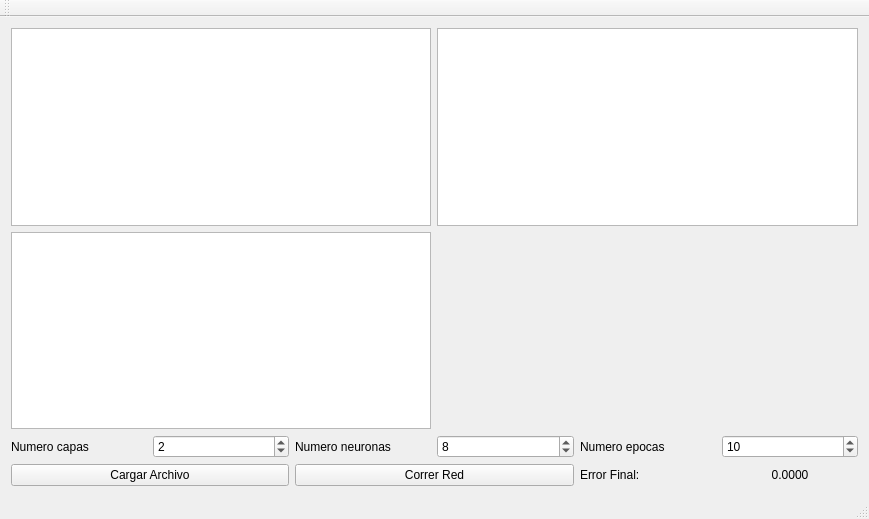
<?xml version="1.0" encoding="UTF-8"?>
<ui version="4.0">
 <class>MainWindow</class>
 <widget class="QMainWindow" name="MainWindow">
  <property name="geometry">
   <rect>
    <x>0</x>
    <y>0</y>
    <width>869</width>
    <height>519</height>
   </rect>
  </property>
  <property name="windowTitle">
   <string>MainWindow</string>
  </property>
  <property name="windowIcon">
   <iconset>
    <normaloff>icono.ico</normaloff>icono.ico</iconset>
  </property>
  <widget class="QWidget" name="centralWidget">
   <layout class="QGridLayout" name="gridLayout">
    <item row="15" column="1">
     <widget class="QSpinBox" name="spinBox">
      <property name="minimum">
       <number>1</number>
      </property>
      <property name="maximum">
       <number>10</number>
      </property>
      <property name="singleStep">
       <number>1</number>
      </property>
      <property name="value">
       <number>2</number>
      </property>
     </widget>
    </item>
    <item row="16" column="0" colspan="2">
     <widget class="QPushButton" name="pushButton_2">
      <property name="text">
       <string>Cargar Archivo</string>
      </property>
     </widget>
    </item>
    <item row="15" column="0">
     <widget class="QLabel" name="label">
      <property name="text">
       <string>Numero capas</string>
      </property>
     </widget>
    </item>
    <item row="16" column="2" colspan="2">
     <widget class="QPushButton" name="pushButton">
      <property name="text">
       <string>Correr Red</string>
      </property>
     </widget>
    </item>
    <item row="1" column="3" colspan="3">
     <widget class="QCustomPlot" name="customPlot" native="true"/>
    </item>
    <item row="16" column="5">
     <widget class="QLabel" name="label_5">
      <property name="text">
       <string>&lt;html&gt;&lt;head/&gt;&lt;body&gt;&lt;p align=&quot;center&quot;&gt;0.0000&lt;/p&gt;&lt;/body&gt;&lt;/html&gt;</string>
      </property>
     </widget>
    </item>
    <item row="16" column="4">
     <widget class="QLabel" name="label_4">
      <property name="text">
       <string>Error Final:</string>
      </property>
     </widget>
    </item>
    <item row="1" column="0" colspan="3">
     <widget class="QTextBrowser" name="textBrowser_2"/>
    </item>
    <item row="0" column="3" colspan="3">
     <widget class="QGraphicsView" name="graphicsView"/>
    </item>
    <item row="0" column="0" colspan="3">
     <widget class="QTextBrowser" name="textBrowser"/>
    </item>
    <item row="15" column="5">
     <widget class="QSpinBox" name="spinBox_3">
      <property name="maximum">
       <number>200</number>
      </property>
      <property name="singleStep">
       <number>10</number>
      </property>
      <property name="value">
       <number>10</number>
      </property>
     </widget>
    </item>
    <item row="15" column="3">
     <widget class="QSpinBox" name="spinBox_2">
      <property name="maximum">
       <number>10</number>
      </property>
      <property name="singleStep">
       <number>1</number>
      </property>
      <property name="value">
       <number>8</number>
      </property>
     </widget>
    </item>
    <item row="15" column="4">
     <widget class="QLabel" name="label_3">
      <property name="text">
       <string>Numero epocas</string>
      </property>
     </widget>
    </item>
    <item row="15" column="2">
     <widget class="QLabel" name="label_2">
      <property name="text">
       <string>Numero neuronas</string>
      </property>
     </widget>
    </item>
   </layout>
  </widget>
  <widget class="QMenuBar" name="menuBar">
   <property name="geometry">
    <rect>
     <x>0</x>
     <y>0</y>
     <width>869</width>
     <height>25</height>
    </rect>
   </property>
  </widget>
  <widget class="QToolBar" name="mainToolBar">
   <attribute name="toolBarArea">
    <enum>TopToolBarArea</enum>
   </attribute>
   <attribute name="toolBarBreak">
    <bool>false</bool>
   </attribute>
  </widget>
  <widget class="QStatusBar" name="statusBar"/>
 </widget>
 <layoutdefault spacing="6" margin="11"/>
 <customwidgets>
  <customwidget>
   <class>QCustomPlot</class>
   <extends>QWidget</extends>
   <header>qcustomplot.h</header>
   <container>1</container>
  </customwidget>
 </customwidgets>
 <resources/>
 <connections/>
</ui>
